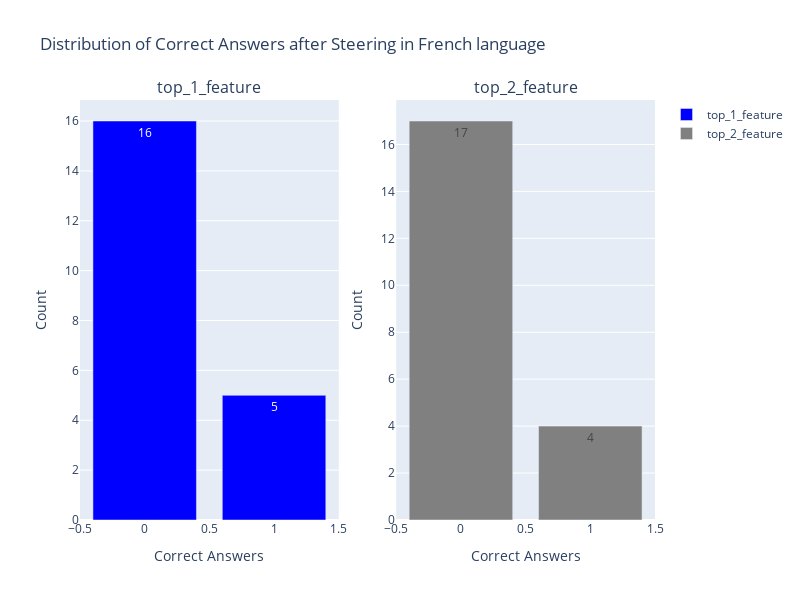

The code cell stored with this chart in its notebook:
### Code cell
import pandas as pd
import plotly.graph_objects as go
from plotly.subplots import make_subplots

top_1_counts = new_results_fr['top_1'].value_counts()
top_2_counts = new_results_fr['top_2'].value_counts()

fig = make_subplots(rows=1, cols=2, subplot_titles=('top_1_feature', 'top_2_feature'))

fig.add_trace(go.Bar(
    x=top_1_counts.index,
    y=top_1_counts.values,
    name='top_1_feature',
    marker_color='blue',
    text=top_1_counts.values,  # Add value labels
    textposition='auto'  # Position the text automatically
), row=1, col=1)

fig.add_trace(go.Bar(
    x=top_2_counts.index,
    y=top_2_counts.values,
    name='top_2_feature',
    marker_color='grey',
    text=top_2_counts.values,  # Add value labels
    textposition='auto'  # Position the text automatically
), row=1, col=2)

fig.update_layout(
    title='Distribution of Correct Answers after Steering in French language',  
    showlegend=True,
    width=800,
    height=600 
)

fig.update_xaxes(title_text='Correct Answers', row=1, col=1)
fig.update_xaxes(title_text='Correct Answers', row=1, col=2)

fig.update_yaxes(title_text='Count', row=1, col=1)
fig.update_yaxes(title_text='Count', row=1, col=2)

fig.show()

### Figure 1 — Plotly figure (JSON) as saved in the notebook; plotly's stock layout.template omitted (floating-point values rounded to 4 significant figures)
{"data": [{"marker": {"color": "blue"}, "name": "top_1_feature", "text": [16, 5], "textposition": "auto", "type": "bar", "x": [0, 1], "xaxis": "x", "y": [16, 5], "yaxis": "y"}, {"marker": {"color": "grey"}, "name": "top_2_feature", "text": [17, 4], "textposition": "auto", "type": "bar", "x": [0, 1], "xaxis": "x2", "y": [17, 4], "yaxis": "y2"}], "layout": {"annotations": [{"font": {"size": 16}, "showarrow": false, "text": "top_1_feature", "x": 0.225, "xanchor": "center", "xref": "paper", "y": 1, "yanchor": "bottom", "yref": "paper"}, {"font": {"size": 16}, "showarrow": false, "text": "top_2_feature", "x": 0.775, "xanchor": "center", "xref": "paper", "y": 1, "yanchor": "bottom", "yref": "paper"}], "height": 600, "showlegend": true, "title": {"text": "Distribution of Correct Answers after Steering in French language"}, "width": 800, "xaxis": {"anchor": "y", "domain": [0, 0.45], "title": {"text": "Correct Answers"}}, "xaxis2": {"anchor": "y2", "domain": [0.55, 1], "title": {"text": "Correct Answers"}}, "yaxis": {"anchor": "x", "domain": [0, 1], "title": {"text": "Count"}}, "yaxis2": {"anchor": "x2", "domain": [0, 1], "title": {"text": "Count"}}}}
